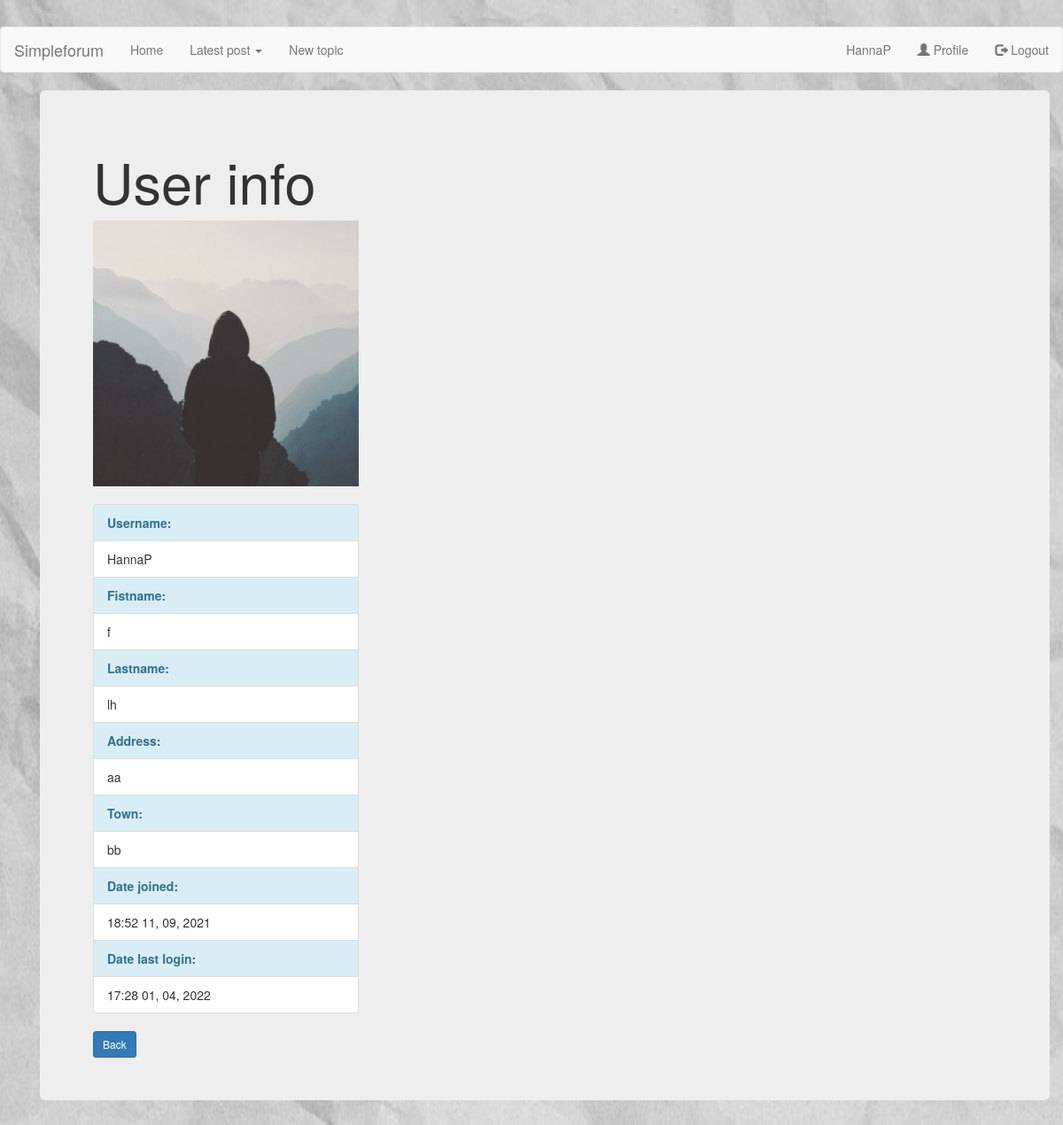
The app's page /all/23/user_info/ (signed in) with its own data.
### forum/models.py (models this page shows, shortened)
class Forum_post(models.Model):
    title = models.CharField(max_length=100, blank=False)
    post_type = models.CharField(max_length=100, blank=True)
    origin_post_id= models.IntegerField(default=0)
    content = RichTextField()
    date_posted = models.DateTimeField(default=timezone.now)
    date_last_save = models.DateTimeField(auto_now=timezone.now)
    author = models.ForeignKey(User, on_delete=models.CASCADE)

### users/models.py (models this page shows, shortened)
class Profile(models.Model):
    user = models.OneToOneField(User, on_delete=models.CASCADE)
    club = models.CharField(max_length=200, blank=True)
    call = models.CharField(max_length=200, blank=True)
    qth = models.CharField(max_length=200, blank=True)
    address = models.CharField(max_length=200, blank=True)
    town = models.CharField(max_length=200, blank=True)
    country = models.CharField(max_length=200, blank=True)
    user_level= models.PositiveIntegerField(default=10)
    list_rows= models.PositiveIntegerField(default=10)
    items_in_page= models.PositiveIntegerField(default=10)
    image = models.ImageField(default='default.jpg', upload_to='profile_pics')

### forum/views.py (the view)
# urls.py: path('all/<int:pk>/user_info/', UserDetailView.as_view(), name='forum_user_info'),
class UserDetailView(LoginRequiredMixin, DetailView): #Show selected user information
    model = Forum_post
    template_name = 'forum/user_info.html'
    def get_context_data(self, **kwargs):
        context = super().get_context_data(**kwargs)
        context["title"] = 'User info'
        return context

### forum/templates/forum/user_info.html
{% extends "forum/base.html" %}
{% block content %}
<div class="container">
	<div class="jumbotron">
		<h1>{{ title }}</h1>
		<img src="{{ object.author.profile.image.url }}" class="special-img" style="width:300px">
		<br><br>
		<ul class="list-group" style="width:300px">
			<li class="list-group-item list-group-item-info"><b> Username:</b></li>
			<li class="list-group-item">{{ object.author.username }}</li>
			<li class="list-group-item list-group-item-info"><b>Fistname:</b></li>
			<li class="list-group-item">{{ object.author.first_name }}</li>
			<li class="list-group-item list-group-item-info"><b>Lastname:</b></li>
			<li class="list-group-item">{{ object.author.last_name}}</li>
			<li class="list-group-item list-group-item-info"><b>Address:</b></li>
			<li class="list-group-item">{{ object.author.profile.address}}</li>
			<li class="list-group-item list-group-item-info"><b>Town:</b></li>
			<li class="list-group-item">{{ object.author.profile.town}}</li>
			<li class="list-group-item list-group-item-info"><b>Date joined:</b></li>
			<li class="list-group-item">{{ object.author.date_joined|date:'H:i d, m, Y' }}</li>
			<li class="list-group-item list-group-item-info"><b>Date last login:</b></li>
			<li class="list-group-item">{{ object.author.last_login|date:'H:i d, m, Y'}}</li>
		</ul>
		<a class="btn btn-primary btn-sm mt-1 mb-1" href="javascript:history.go(-1)">Back</a>
	</div>
</div>
{% endblock content %}

### records on screen
Forum_post: author.profile.image (placeholder picture), author.username "HannaP", author.first_name "f", author.last_name "lh", author.profile.address "aa", author.profile.town "bb", author.date_joined "18:52 11, 09, 2021", author.last_login "17:28 01, 04, 2022"

### other values on screen
{{ title }} "User info"
